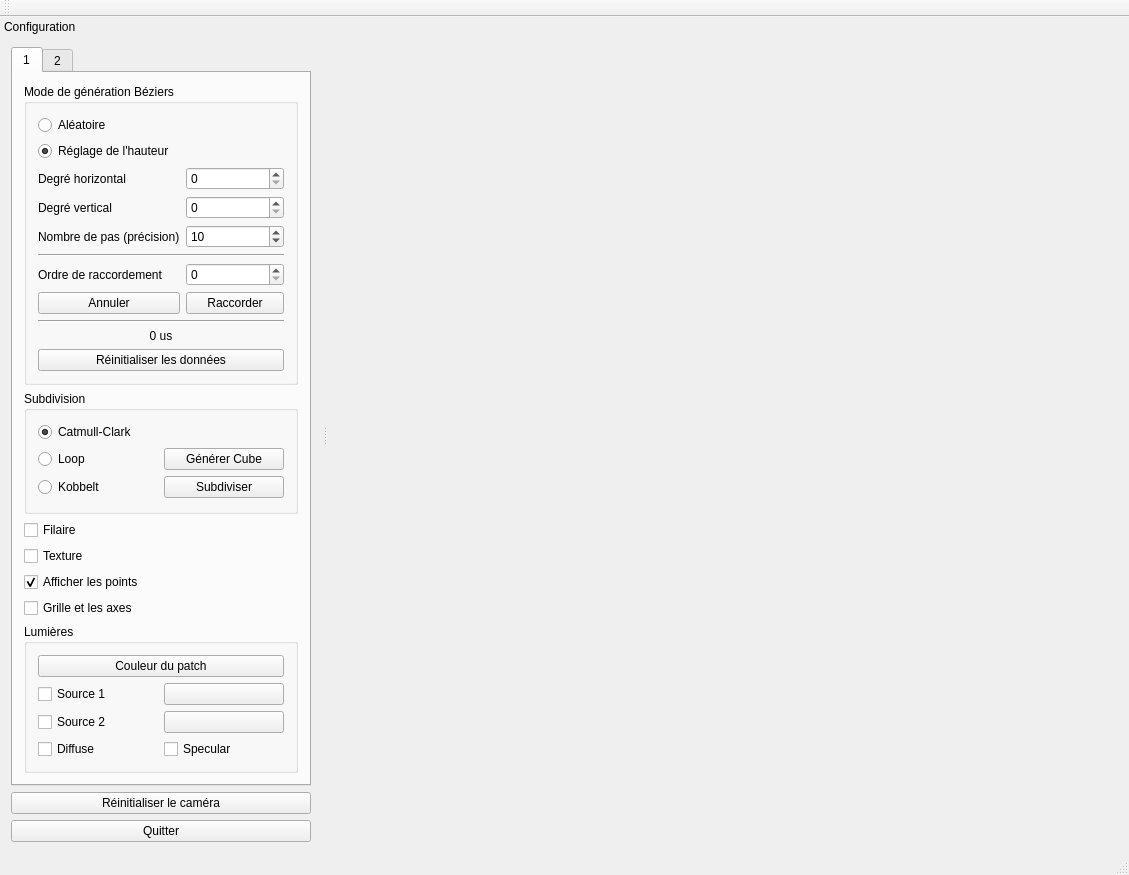
<?xml version="1.0" encoding="UTF-8"?>
<ui version="4.0">
 <class>Maths5A_CoonsClass</class>
 <widget class="QMainWindow" name="Maths5A_CoonsClass">
  <property name="geometry">
   <rect>
    <x>0</x>
    <y>0</y>
    <width>1129</width>
    <height>823</height>
   </rect>
  </property>
  <property name="windowTitle">
   <string>Math5A ESGI - Coons</string>
  </property>
  <widget class="QWidget" name="centralWidget">
   <layout class="QHBoxLayout" name="horizontalLayout_2">
    <item>
     <layout class="QHBoxLayout" name="centralLayout"/>
    </item>
   </layout>
  </widget>
  <widget class="QMenuBar" name="menuBar">
   <property name="geometry">
    <rect>
     <x>0</x>
     <y>0</y>
     <width>1129</width>
     <height>21</height>
    </rect>
   </property>
  </widget>
  <widget class="QToolBar" name="mainToolBar">
   <attribute name="toolBarArea">
    <enum>TopToolBarArea</enum>
   </attribute>
   <attribute name="toolBarBreak">
    <bool>false</bool>
   </attribute>
  </widget>
  <widget class="QStatusBar" name="statusBar"/>
  <widget class="QDockWidget" name="dockWidget">
   <property name="features">
    <set>QDockWidget::NoDockWidgetFeatures</set>
   </property>
   <property name="windowTitle">
    <string>Configuration</string>
   </property>
   <attribute name="dockWidgetArea">
    <number>1</number>
   </attribute>
   <widget class="QWidget" name="dockWidgetContents">
    <layout class="QVBoxLayout" name="verticalLayout_2">
     <item>
      <widget class="QTabWidget" name="tabWidget">
       <property name="sizePolicy">
        <sizepolicy hsizetype="Preferred" vsizetype="Preferred">
         <horstretch>0</horstretch>
         <verstretch>0</verstretch>
        </sizepolicy>
       </property>
       <property name="minimumSize">
        <size>
         <width>300</width>
         <height>0</height>
        </size>
       </property>
       <property name="currentIndex">
        <number>0</number>
       </property>
       <widget class="QWidget" name="tab">
        <attribute name="title">
         <string>1</string>
        </attribute>
        <layout class="QVBoxLayout" name="verticalLayout_3">
         <item>
          <layout class="QVBoxLayout" name="verticalLayout">
           <item>
            <widget class="QGroupBox" name="groupMode">
             <property name="title">
              <string>Mode de génération Béziers</string>
             </property>
             <layout class="QGridLayout" name="gridLayout">
              <item row="1" column="1">
               <widget class="QRadioButton" name="rbAdjust">
                <property name="text">
                 <string>Réglage de l'hauteur</string>
                </property>
                <property name="checked">
                 <bool>true</bool>
                </property>
               </widget>
              </item>
              <item row="6" column="2">
               <widget class="QSpinBox" name="spinPrecision">
                <property name="minimum">
                 <number>2</number>
                </property>
                <property name="maximum">
                 <number>1000</number>
                </property>
                <property name="value">
                 <number>10</number>
                </property>
               </widget>
              </item>
              <item row="2" column="1">
               <widget class="QLabel" name="laHorizontal">
                <property name="text">
                 <string>Degré horizontal</string>
                </property>
               </widget>
              </item>
              <item row="11" column="2">
               <widget class="QPushButton" name="bJoin">
                <property name="text">
                 <string>Raccorder</string>
                </property>
               </widget>
              </item>
              <item row="9" column="1">
               <widget class="QLabel" name="label">
                <property name="text">
                 <string>Ordre de raccordement</string>
                </property>
               </widget>
              </item>
              <item row="4" column="1">
               <widget class="QLabel" name="laVertical">
                <property name="text">
                 <string>Degré vertical</string>
                </property>
               </widget>
              </item>
              <item row="11" column="1">
               <widget class="QPushButton" name="bCancelJoin">
                <property name="text">
                 <string>Annuler</string>
                </property>
               </widget>
              </item>
              <item row="8" column="1" colspan="2">
               <widget class="Line" name="line">
                <property name="orientation">
                 <enum>Qt::Horizontal</enum>
                </property>
               </widget>
              </item>
              <item row="2" column="2">
               <widget class="QSpinBox" name="spinHori">
                <property name="minimum">
                 <number>0</number>
                </property>
                <property name="maximum">
                 <number>20</number>
                </property>
                <property name="value">
                 <number>0</number>
                </property>
               </widget>
              </item>
              <item row="9" column="2">
               <widget class="QSpinBox" name="spinJoinOrder">
                <property name="maximum">
                 <number>2</number>
                </property>
               </widget>
              </item>
              <item row="15" column="1" colspan="2">
               <widget class="QPushButton" name="bResetData">
                <property name="text">
                 <string>Réinitialiser les données</string>
                </property>
               </widget>
              </item>
              <item row="6" column="1">
               <widget class="QLabel" name="laPrecision">
                <property name="text">
                 <string>Nombre de pas (précision)</string>
                </property>
               </widget>
              </item>
              <item row="4" column="2">
               <widget class="QSpinBox" name="spinVerti">
                <property name="minimum">
                 <number>0</number>
                </property>
                <property name="maximum">
                 <number>20</number>
                </property>
                <property name="value">
                 <number>0</number>
                </property>
               </widget>
              </item>
              <item row="13" column="1" colspan="2">
               <widget class="Line" name="line_2">
                <property name="orientation">
                 <enum>Qt::Horizontal</enum>
                </property>
               </widget>
              </item>
              <item row="14" column="1" colspan="2">
               <widget class="QLabel" name="laTimeCalcSurface">
                <property name="text">
                 <string>0 us</string>
                </property>
                <property name="alignment">
                 <set>Qt::AlignCenter</set>
                </property>
               </widget>
              </item>
              <item row="0" column="1">
               <widget class="QRadioButton" name="rbRandom">
                <property name="text">
                 <string>Aléatoire</string>
                </property>
                <property name="checked">
                 <bool>false</bool>
                </property>
               </widget>
              </item>
             </layout>
            </widget>
           </item>
           <item>
            <widget class="QGroupBox" name="groupRotation">
             <property name="title">
              <string>Subdivision</string>
             </property>
             <layout class="QGridLayout" name="gridLayout_3">
              <item row="2" column="0">
               <widget class="QRadioButton" name="radioButton">
                <property name="text">
                 <string>Kobbelt</string>
                </property>
               </widget>
              </item>
              <item row="0" column="0">
               <widget class="QRadioButton" name="rbRotObj">
                <property name="text">
                 <string>Catmull-Clark</string>
                </property>
                <property name="checked">
                 <bool>true</bool>
                </property>
               </widget>
              </item>
              <item row="2" column="1">
               <widget class="QPushButton" name="bSubdivide">
                <property name="text">
                 <string>Subdiviser</string>
                </property>
               </widget>
              </item>
              <item row="1" column="0">
               <widget class="QRadioButton" name="rbRotCam">
                <property name="text">
                 <string>Loop</string>
                </property>
               </widget>
              </item>
              <item row="1" column="1">
               <widget class="QPushButton" name="pushButton">
                <property name="text">
                 <string>Générer Cube</string>
                </property>
               </widget>
              </item>
             </layout>
            </widget>
           </item>
           <item>
            <widget class="QCheckBox" name="cbShowWireframe">
             <property name="text">
              <string>Filaire</string>
             </property>
            </widget>
           </item>
           <item>
            <widget class="QCheckBox" name="cbShowTexture">
             <property name="text">
              <string>Texture</string>
             </property>
            </widget>
           </item>
           <item>
            <widget class="QCheckBox" name="cbShowPoints">
             <property name="text">
              <string>Afficher les points</string>
             </property>
             <property name="checked">
              <bool>true</bool>
             </property>
            </widget>
           </item>
           <item>
            <widget class="QCheckBox" name="cbShowGrid">
             <property name="text">
              <string>Grille et les axes</string>
             </property>
            </widget>
           </item>
           <item>
            <widget class="QGroupBox" name="groupLight">
             <property name="title">
              <string>Lumières</string>
             </property>
             <layout class="QGridLayout" name="gridLayout_2">
              <item row="6" column="0">
               <widget class="QCheckBox" name="cbDiffuse">
                <property name="text">
                 <string>Diffuse</string>
                </property>
               </widget>
              </item>
              <item row="1" column="1">
               <widget class="QPushButton" name="bColorS1">
                <property name="text">
                 <string/>
                </property>
               </widget>
              </item>
              <item row="6" column="1">
               <widget class="QCheckBox" name="cbSpecular">
                <property name="text">
                 <string>Specular</string>
                </property>
               </widget>
              </item>
              <item row="1" column="0">
               <widget class="QCheckBox" name="cbLight1">
                <property name="text">
                 <string>Source 1</string>
                </property>
               </widget>
              </item>
              <item row="3" column="1">
               <widget class="QPushButton" name="bColorS2">
                <property name="layoutDirection">
                 <enum>Qt::LeftToRight</enum>
                </property>
                <property name="text">
                 <string/>
                </property>
               </widget>
              </item>
              <item row="3" column="0">
               <widget class="QCheckBox" name="cbLight2">
                <property name="text">
                 <string>Source 2</string>
                </property>
               </widget>
              </item>
              <item row="0" column="0" colspan="2">
               <widget class="QPushButton" name="bColorObj">
                <property name="text">
                 <string>Couleur du patch</string>
                </property>
               </widget>
              </item>
             </layout>
             <zorder>bColorS1</zorder>
             <zorder>bColorS2</zorder>
             <zorder>cbLight1</zorder>
             <zorder>cbLight2</zorder>
             <zorder>cbDiffuse</zorder>
             <zorder>cbSpecular</zorder>
             <zorder>bColorObj</zorder>
            </widget>
           </item>
          </layout>
         </item>
        </layout>
       </widget>
       <widget class="QWidget" name="tab_2">
        <attribute name="title">
         <string>2</string>
        </attribute>
        <layout class="QVBoxLayout" name="verticalLayout_5">
         <item>
          <layout class="QVBoxLayout" name="verticalLayout_4">
           <item>
            <widget class="QGroupBox" name="groupBox">
             <property name="title">
              <string>Corner Cutting</string>
             </property>
             <widget class="QCheckBox" name="cbLine">
              <property name="enabled">
               <bool>true</bool>
              </property>
              <property name="geometry">
               <rect>
                <x>10</x>
                <y>30</y>
                <width>91</width>
                <height>17</height>
               </rect>
              </property>
              <property name="text">
               <string>Afficher lignes</string>
              </property>
              <property name="checked">
               <bool>false</bool>
              </property>
             </widget>
             <widget class="QCheckBox" name="cbLineChainkin">
              <property name="geometry">
               <rect>
                <x>120</x>
                <y>30</y>
                <width>141</width>
                <height>17</height>
               </rect>
              </property>
              <property name="text">
               <string>Afficher lignes (Chainkin)</string>
              </property>
             </widget>
             <widget class="QLabel" name="labelAngle">
              <property name="geometry">
               <rect>
                <x>10</x>
                <y>60</y>
                <width>125</width>
                <height>20</height>
               </rect>
              </property>
              <property name="text">
               <string>Angle courbe</string>
              </property>
             </widget>
             <widget class="QSpinBox" name="spinAngle">
              <property name="geometry">
               <rect>
                <x>120</x>
                <y>60</y>
                <width>141</width>
                <height>20</height>
               </rect>
              </property>
              <property name="minimum">
               <number>1</number>
              </property>
              <property name="maximum">
               <number>1000</number>
              </property>
              <property name="value">
               <number>1</number>
              </property>
             </widget>
            </widget>
           </item>
          </layout>
         </item>
        </layout>
       </widget>
      </widget>
     </item>
     <item>
      <spacer name="verticalSpacer">
       <property name="orientation">
        <enum>Qt::Vertical</enum>
       </property>
       <property name="sizeHint" stdset="0">
        <size>
         <width>20</width>
         <height>40</height>
        </size>
       </property>
      </spacer>
     </item>
     <item>
      <widget class="QPushButton" name="bResetCam">
       <property name="text">
        <string>Réinitialiser le caméra</string>
       </property>
       <property name="checkable">
        <bool>false</bool>
       </property>
      </widget>
     </item>
     <item>
      <widget class="QPushButton" name="bQuit">
       <property name="text">
        <string>Quitter</string>
       </property>
      </widget>
     </item>
    </layout>
   </widget>
  </widget>
 </widget>
 <layoutdefault spacing="6" margin="11"/>
 <resources/>
 <connections/>
</ui>
